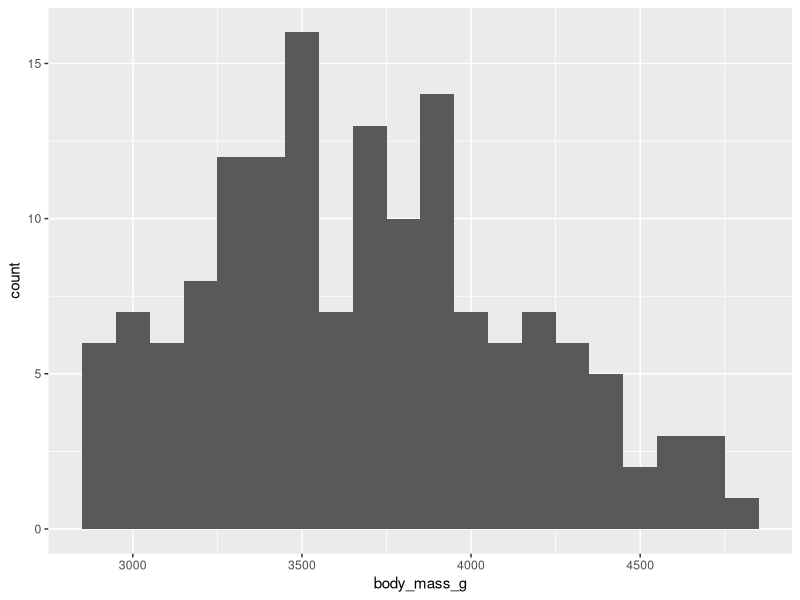

The R script that drew this image:
## ---- chunk 1
knitr::opts_chunk$set(echo = TRUE)

library(tidyverse)
library(palmerpenguins)

smaller <- penguins %>% 
  filter(species == "Adelie", 
         !is.na(body_mass_g))
## ---- chunk 2
smaller %>% 
  ggplot(aes(body_mass_g)) + 
  geom_histogram(binwidth = 100)
